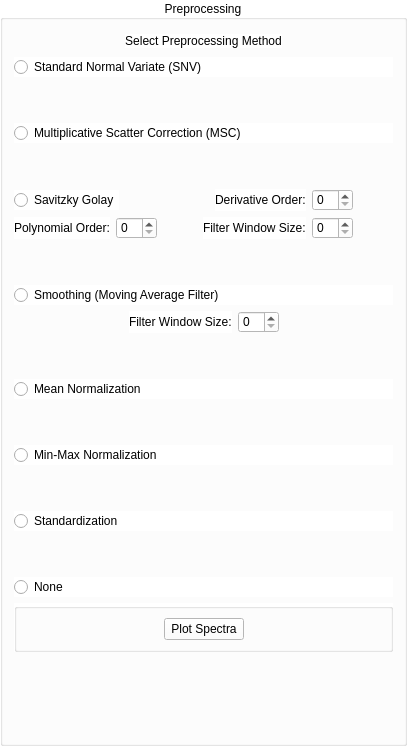
             <widget class="QGroupBox" name="groupBox_2">
              <property name="sizePolicy">
               <sizepolicy hsizetype="Preferred" vsizetype="Expanding">
                <horstretch>0</horstretch>
                <verstretch>0</verstretch>
               </sizepolicy>
              </property>
              <property name="styleSheet">
               <string notr="true">background-color: rgb(255, 255, 255);
color: black;</string>
              </property>
              <property name="title">
               <string>Preprocessing</string>
              </property>
              <property name="alignment">
               <set>Qt::AlignCenter</set>
              </property>
              <layout class="QGridLayout" name="gridLayout_13">
               <item row="2" column="0">
                <spacer name="verticalSpacer_37">
                 <property name="orientation">
                  <enum>Qt::Vertical</enum>
                 </property>
                 <property name="sizeHint" stdset="0">
                  <size>
                   <width>20</width>
                   <height>40</height>
                  </size>
                 </property>
                </spacer>
               </item>
               <item row="0" column="0">
                <layout class="QVBoxLayout" name="verticalLayout_38">
                 <item>
                  <layout class="QHBoxLayout" name="horizontalLayout_6">
                   <item>
                    <spacer name="horizontalSpacer_4">
                     <property name="orientation">
                      <enum>Qt::Horizontal</enum>
                     </property>
                     <property name="sizeHint" stdset="0">
                      <size>
                       <width>78</width>
                       <height>20</height>
                      </size>
                     </property>
                    </spacer>
                   </item>
                   <item>
                    <widget class="QLabel" name="label_18">
                     <property name="sizePolicy">
                      <sizepolicy hsizetype="Preferred" vsizetype="Maximum">
                       <horstretch>0</horstretch>
                       <verstretch>0</verstretch>
                      </sizepolicy>
                     </property>
                     <property name="text">
                      <string>Select Preprocessing Method</string>
                     </property>
                     <property name="alignment">
                      <set>Qt::AlignCenter</set>
                     </property>
                    </widget>
                   </item>
                   <item>
                    <spacer name="horizontalSpacer_5">
                     <property name="orientation">
                      <enum>Qt::Horizontal</enum>
                     </property>
                     <property name="sizeHint" stdset="0">
                      <size>
                       <width>108</width>
                       <height>20</height>
                      </size>
                     </property>
                    </spacer>
                   </item>
                  </layout>
                 </item>
                 <item>
                  <widget class="QRadioButton" name="RB_SNV">
                   <property name="text">
                    <string>Standard Normal Variate (SNV)</string>
                   </property>
                  </widget>
                 </item>
                 <item>
                  <spacer name="verticalSpacer_9">
                   <property name="orientation">
                    <enum>Qt::Vertical</enum>
                   </property>
                   <property name="sizeHint" stdset="0">
                    <size>
                     <width>20</width>
                     <height>40</height>
                    </size>
                   </property>
                  </spacer>
                 </item>
                 <item>
                  <widget class="QRadioButton" name="RB_MSC">
                   <property name="text">
                    <string>Multiplicative Scatter Correction (MSC)</string>
                   </property>
                  </widget>
                 </item>
                 <item>
                  <spacer name="verticalSpacer_10">
                   <property name="orientation">
                    <enum>Qt::Vertical</enum>
                   </property>
                   <property name="sizeHint" stdset="0">
                    <size>
                     <width>20</width>
                     <height>40</height>
                    </size>
                   </property>
                  </spacer>
                 </item>
                 <item>
                  <layout class="QVBoxLayout" name="verticalLayout_9">
                   <item>
                    <layout class="QHBoxLayout" name="horizontalLayout_48">
                     <item>
                      <widget class="QRadioButton" name="RB_Savitzky">
                       <property name="text">
                        <string>Savitzky Golay</string>
                       </property>
                      </widget>
                     </item>
                     <item>
                      <spacer name="horizontalSpacer_50">
                       <property name="orientation">
                        <enum>Qt::Horizontal</enum>
                       </property>
                       <property name="sizeType">
                        <enum>QSizePolicy::MinimumExpanding</enum>
                       </property>
                       <property name="sizeHint" stdset="0">
                        <size>
                         <width>40</width>
                         <height>20</height>
                        </size>
                       </property>
                      </spacer>
                     </item>
                     <item>
                      <layout class="QHBoxLayout" name="horizontalLayout_44">
                       <item>
                        <widget class="QLabel" name="LB_SG_Derivative">
                         <property name="sizePolicy">
                          <sizepolicy hsizetype="Maximum" vsizetype="Preferred">
                           <horstretch>0</horstretch>
                           <verstretch>0</verstretch>
                          </sizepolicy>
                         </property>
                         <property name="text">
                          <string>Derivative Order:</string>
                         </property>
                        </widget>
                       </item>
                       <item>
                        <widget class="QSpinBox" name="SB_SG_Derivative">
                         <property name="sizePolicy">
                          <sizepolicy hsizetype="Fixed" vsizetype="Fixed">
                           <horstretch>0</horstretch>
                           <verstretch>0</verstretch>
                          </sizepolicy>
                         </property>
                         <property name="toolTip">
                          <string/>
                         </property>
                        </widget>
                       </item>
                       <item>
                        <spacer name="horizontalSpacer_52">
                         <property name="orientation">
                          <enum>Qt::Horizontal</enum>
                         </property>
                         <property name="sizeType">
                          <enum>QSizePolicy::MinimumExpanding</enum>
                         </property>
                         <property name="sizeHint" stdset="0">
                          <size>
                           <width>40</width>
                           <height>20</height>
                          </size>
                         </property>
                        </spacer>
                       </item>
                      </layout>
                     </item>
                    </layout>
                   </item>
                   <item>
                    <layout class="QHBoxLayout" name="horizontalLayout_49">
                     <item>
                      <layout class="QHBoxLayout" name="horizontalLayout_46">
                       <item>
                        <widget class="QLabel" name="LB_SG_Polynomial">
                         <property name="sizePolicy">
                          <sizepolicy hsizetype="Maximum" vsizetype="Preferred">
                           <horstretch>0</horstretch>
                           <verstretch>0</verstretch>
                          </sizepolicy>
                         </property>
                         <property name="text">
                          <string>Polynomial Order:</string>
                         </property>
                        </widget>
                       </item>
                       <item>
                        <widget class="QSpinBox" name="SB_SG_Polynomial">
                         <property name="sizePolicy">
                          <sizepolicy hsizetype="Fixed" vsizetype="Fixed">
                           <horstretch>0</horstretch>
                           <verstretch>0</verstretch>
                          </sizepolicy>
                         </property>
                        </widget>
                       </item>
                      </layout>
                     </item>
                     <item>
                      <spacer name="horizontalSpacer_51">
                       <property name="orientation">
                        <enum>Qt::Horizontal</enum>
                       </property>
                       <property name="sizeType">
                        <enum>QSizePolicy::Maximum</enum>
                       </property>
                       <property name="sizeHint" stdset="0">
                        <size>
                         <width>40</width>
                         <height>20</height>
                        </size>
                       </property>
                      </spacer>
                     </item>
                     <item>
                      <layout class="QHBoxLayout" name="horizontalLayout_45">
                       <item>
                        <widget class="QLabel" name="LB_SG_Window">
                         <property name="sizePolicy">
                          <sizepolicy hsizetype="Maximum" vsizetype="Preferred">
                           <horstretch>0</horstretch>
                           <verstretch>0</verstretch>
                          </sizepolicy>
                         </property>
                         <property name="text">
                          <string>Filter Window Size:</string>
                         </property>
                        </widget>
                       </item>
                       <item>
                        <widget class="QSpinBox" name="SB_SG_Window">
                         <property name="sizePolicy">
                          <sizepolicy hsizetype="Fixed" vsizetype="Fixed">
                           <horstretch>0</horstretch>
                           <verstretch>0</verstretch>
                          </sizepolicy>
                         </property>
                         <property name="toolTip">
                          <string>Input an Odd Value</string>
                         </property>
                        </widget>
                       </item>
                       <item>
                        <spacer name="horizontalSpacer_54">
                         <property name="orientation">
                          <enum>Qt::Horizontal</enum>
                         </property>
                         <property name="sizeType">
                          <enum>QSizePolicy::Maximum</enum>
                         </property>
                         <property name="sizeHint" stdset="0">
                          <size>
                           <width>40</width>
                           <height>20</height>
                          </size>
                         </property>
                        </spacer>
                       </item>
                      </layout>
                     </item>
                    </layout>
                   </item>
                  </layout>
                 </item>
                 <item>
                  <spacer name="verticalSpacer_11">
                   <property name="orientation">
                    <enum>Qt::Vertical</enum>
                   </property>
                   <property name="sizeHint" stdset="0">
                    <size>
                     <width>20</width>
                     <height>40</height>
                    </size>
                   </property>
                  </spacer>
                 </item>
                 <item>
                  <layout class="QVBoxLayout" name="verticalLayout_10">
                   <item>
                    <widget class="QRadioButton" name="RB_Smooth">
                     <property name="text">
                      <string>Smoothing (Moving Average Filter)</string>
                     </property>
                    </widget>
                   </item>
                   <item>
                    <layout class="QHBoxLayout" name="horizontalLayout_47">
                     <item>
                      <spacer name="horizontalSpacer_55">
                       <property name="orientation">
                        <enum>Qt::Horizontal</enum>
                       </property>
                       <property name="sizeHint" stdset="0">
                        <size>
                         <width>40</width>
                         <height>20</height>
                        </size>
                       </property>
                      </spacer>
                     </item>
                     <item>
                      <widget class="QLabel" name="LB_Smooth_Window">
                       <property name="sizePolicy">
                        <sizepolicy hsizetype="Maximum" vsizetype="Preferred">
                         <horstretch>0</horstretch>
                         <verstretch>0</verstretch>
                        </sizepolicy>
                       </property>
                       <property name="text">
                        <string>Filter Window Size:</string>
                       </property>
                      </widget>
                     </item>
                     <item>
                      <widget class="QSpinBox" name="SB_Smooth_Window">
                       <property name="sizePolicy">
                        <sizepolicy hsizetype="Fixed" vsizetype="Fixed">
                         <horstretch>0</horstretch>
                         <verstretch>0</verstretch>
                        </sizepolicy>
                       </property>
                      </widget>
                     </item>
                     <item>
                      <spacer name="horizontalSpacer_53">
                       <property name="orientation">
                        <enum>Qt::Horizontal</enum>
                       </property>
                       <property name="sizeHint" stdset="0">
                        <size>
                         <width>40</width>
                         <height>20</height>
                        </size>
                       </property>
                      </spacer>
                     </item>
                    </layout>
                   </item>
                  </layout>
                 </item>
                 <item>
                  <spacer name="verticalSpacer_12">
                   <property name="orientation">
                    <enum>Qt::Vertical</enum>
                   </property>
                   <property name="sizeHint" stdset="0">
                    <size>
                     <width>20</width>
                     <height>40</height>
                    </size>
                   </property>
                  </spacer>
                 </item>
                 <item>
                  <widget class="QRadioButton" name="RB_MeanNorm">
                   <property name="text">
                    <string>Mean Normalization</string>
                   </property>
                  </widget>
                 </item>
                 <item>
                  <spacer name="verticalSpacer_13">
                   <property name="orientation">
                    <enum>Qt::Vertical</enum>
                   </property>
                   <property name="sizeHint" stdset="0">
                    <size>
                     <width>20</width>
                     <height>40</height>
                    </size>
                   </property>
                  </spacer>
                 </item>
                 <item>
                  <widget class="QRadioButton" name="RB_MinMaxNorm">
                   <property name="text">
                    <string>Min-Max Normalization</string>
                   </property>
                  </widget>
                 </item>
                 <item>
                  <spacer name="verticalSpacer_14">
                   <property name="orientation">
                    <enum>Qt::Vertical</enum>
                   </property>
                   <property name="sizeHint" stdset="0">
                    <size>
                     <width>20</width>
                     <height>40</height>
                    </size>
                   </property>
                  </spacer>
                 </item>
                 <item>
                  <widget class="QRadioButton" name="RB_Standardize">
                   <property name="text">
                    <string>Standardization</string>
                   </property>
                  </widget>
                 </item>
                 <item>
                  <spacer name="verticalSpacer_15">
                   <property name="orientation">
                    <enum>Qt::Vertical</enum>
                   </property>
                   <property name="sizeHint" stdset="0">
                    <size>
                     <width>20</width>
                     <height>40</height>
                    </size>
                   </property>
                  </spacer>
                 </item>
                 <item>
                  <widget class="QRadioButton" name="RB_NoPreproc">
                   <property name="text">
                    <string>None</string>
                   </property>
                  </widget>
                 </item>
                </layout>
               </item>
               <item row="1" column="0">
                <widget class="QGroupBox" name="groupBox_19">
                 <property name="sizePolicy">
                  <sizepolicy hsizetype="Preferred" vsizetype="Maximum">
                   <horstretch>0</horstretch>
                   <verstretch>0</verstretch>
                  </sizepolicy>
                 </property>
                 <property name="title">
                  <string/>
                 </property>
                 <layout class="QGridLayout" name="gridLayout_24">
                  <item row="0" column="0">
                   <layout class="QHBoxLayout" name="horizontalLayout_54">
                    <item>
                     <spacer name="horizontalSpacer_64">
                      <property name="orientation">
                       <enum>Qt::Horizontal</enum>
                      </property>
                      <property name="sizeHint" stdset="0">
                       <size>
                        <width>40</width>
                        <height>20</height>
                       </size>
                      </property>
                     </spacer>
                    </item>
                    <item>
                     <widget class="QPushButton" name="PB_PlotSpectra">
                      <property name="text">
                       <string>Plot Spectra</string>
                      </property>
                     </widget>
                    </item>
                    <item>
                     <spacer name="horizontalSpacer_65">
                      <property name="orientation">
                       <enum>Qt::Horizontal</enum>
                      </property>
                      <property name="sizeHint" stdset="0">
                       <size>
                        <width>40</width>
                        <height>20</height>
                       </size>
                      </property>
                     </spacer>
                    </item>
                   </layout>
                  </item>
                 </layout>
                </widget>
               </item>
               <item row="3" column="0">
                <spacer name="verticalSpacer_38">
                 <property name="orientation">
                  <enum>Qt::Vertical</enum>
                 </property>
                 <property name="sizeType">
                  <enum>QSizePolicy::MinimumExpanding</enum>
                 </property>
                 <property name="sizeHint" stdset="0">
                  <size>
                   <width>20</width>
                   <height>40</height>
                  </size>
                 </property>
                </spacer>
               </item>
              </layout>
             </widget>
